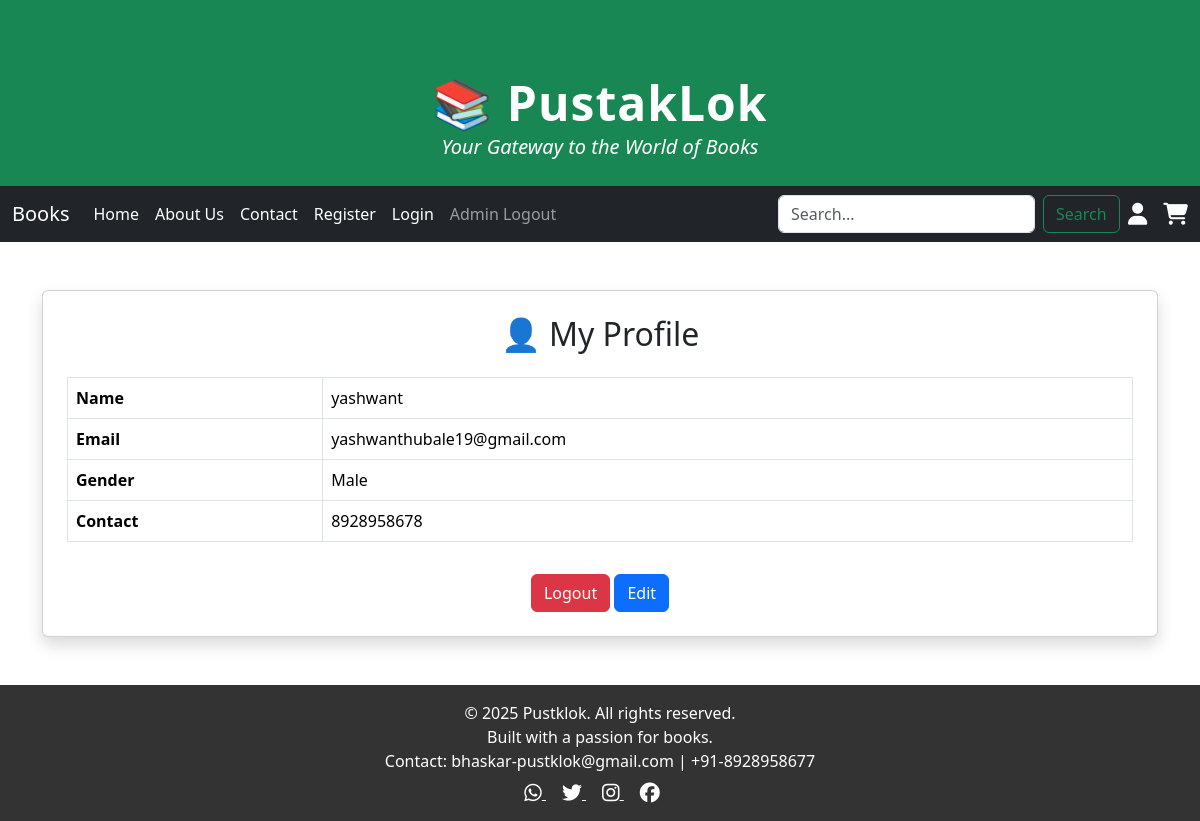
The page /profile/ (signed in) on the database its author committed.
### mynewapp/models.py (models this page shows, shortened)
class User(models.Model):
    uid=models.AutoField(primary_key=True)
    uname=models.CharField(max_length=50)
    email=models.CharField(max_length=50,unique=True)
    gender=models.CharField(max_length=10)
    password=models.CharField(max_length=50)
    contact=models.IntegerField()

### mynewapp/views.py (the view)
# urls.py: path("profile/", views.profile_view, name="profile"),
def profile_view(request):
    if "u_name" in request.session:
        uname = request.session.get("u_name")
        try:
            user = User.objects.get(uname=uname)
            locate = {
                "user": user
            }
            return render(request, "profile.html", locate)
        except User.DoesNotExist:
            return render(request, "login.html", {"msg": "User not found"})
    return redirect("login")

### mynewapp/templates/profile.html (shortened to what this page needs)
{% extends 'master.html' %}
{% block body %}
<div class="container mt-5 mb-5">
    <div class="card shadow p-4">
        <h2 class="text-center mb-4">👤 My Profile</h2>
        <table class="table table-bordered">
            <tr>
                <th>Name</th>
                <td>{{ user.uname }}</td>
            </tr>
            <tr>
                <th>Email</th>
                <td>{{ user.email }}</td>
            </tr>
            <tr>
                <th>Gender</th>
                <td>{{ user.gender }}</td>
            </tr>
            <tr>
                <th>Contact</th>
                <td>{{ user.contact }}</td>
            </tr>
        </table>
        <div class="text-center mt-3">
            <a href="{% url 'logout_page' %}" class="btn btn-danger">Logout</a>
            <a href="{% url 'edit_page' %}" class="btn btn-primary">Edit</a>
        </div>
    </div>
</div>
{% endblock %}

### mynewapp/static/css/style.css (style rules this page uses)
* { padding:0px; margin:0px; }
.container { margin-top: 50px; }
.card { height: 100%; display: flex; flex-direction: column; justify-content: space-between; }

### rows shown on the page
User: uname "yashwant", email "yashwanthubale19@gmail.com", gender "Male", contact "8928958678"
